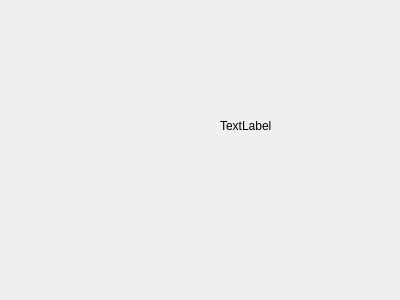
<?xml version="1.0" encoding="UTF-8"?>
<ui version="4.0">
 <class>Form</class>
 <widget class="QWidget" name="Form">
  <property name="geometry">
   <rect>
    <x>0</x>
    <y>0</y>
    <width>400</width>
    <height>300</height>
   </rect>
  </property>
  <property name="windowTitle">
   <string>Form</string>
  </property>
  <widget class="QLabel" name="label">
   <property name="geometry">
    <rect>
     <x>220</x>
     <y>120</y>
     <width>54</width>
     <height>12</height>
    </rect>
   </property>
   <property name="text">
    <string>TextLabel</string>
   </property>
  </widget>
 </widget>
 <resources/>
 <connections/>
</ui>
